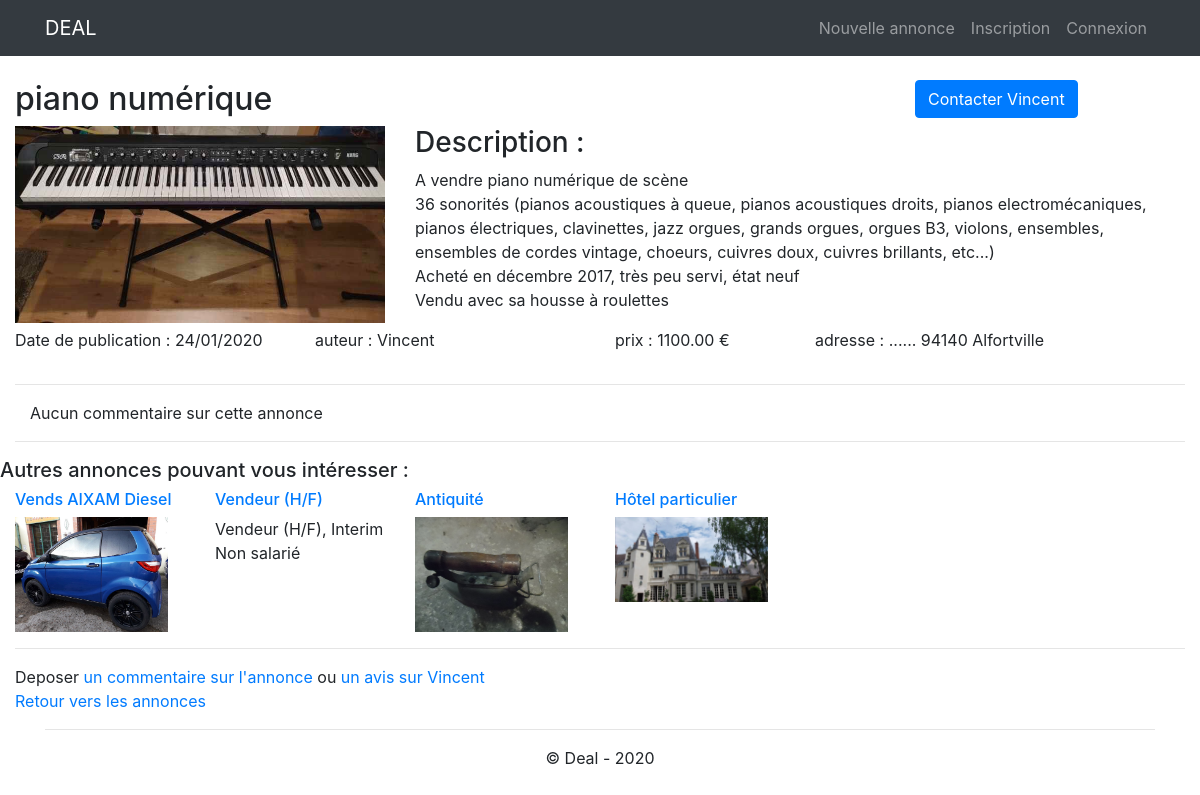
The app's page /fiche_annonce.php?id=18 with its own data.
### tables this page shows
CREATE TABLE IF NOT EXISTS `annonce` (
  `id` int(11) NOT NULL AUTO_INCREMENT,
  `titre` varchar(255) NOT NULL,
  `description_courte` varchar(255) NOT NULL,
  `description_longue` text NOT NULL,
  `prix` float NOT NULL,
  `photo` varchar(255) NOT NULL,
  `pays` varchar(100) NOT NULL,
  `ville` varchar(100) NOT NULL,
  `adresse` text NOT NULL,
  `code_postal` char(5) NOT NULL,
  `membre_id` int(11) DEFAULT NULL,
  `categorie_id` int(11) NOT NULL,
  `date_enregistrement` datetime NOT NULL,
  PRIMARY KEY (`id`),
  KEY `membre_id` (`membre_id`),
  KEY `categorie_id` (`categorie_id`)
);

CREATE TABLE IF NOT EXISTS `membre` (
  `id` int(11) NOT NULL AUTO_INCREMENT,
  `pseudo` varchar(45) NOT NULL,
  `mdp` varchar(255) NOT NULL,
  `nom` varchar(45) NOT NULL,
  `prenom` varchar(45) NOT NULL,
  `telephone` varchar(45) NOT NULL,
  `email` varchar(45) NOT NULL,
  `civilite` enum('M.','Mme') NOT NULL,
  `role` enum('user','admin') NOT NULL,
  `date_enregistrement` datetime NOT NULL,
  PRIMARY KEY (`id`)
);

### inc/functions.php (called while the page is built, shortened)
<?php
function estConnecte()
	{
	return isset($_SESSION['membre']);
	}
function estAdmin ()
	{
	return estConnecte() && $_SESSION['membre']['role']=='admin';
	}
function executerRequete ($requete, $param=array())
	{
	foreach ($param as $marqueur => $variable)
		$param[$marqueur] = htmlspecialchars ($variable);
	global $pdo;
	$resultat = $pdo->prepare($requete);
	if ($resultat->execute($param))
		return $resultat;
	else
		return false;
	}

### inc/init.php (called while the page is built, shortened)
<?php
$pdo = new PDO( 'mysql:host=localhost;dbname=deal'
              , 'root'
              , ''
              , array ( PDO::ATTR_ERRMODE => PDO::ERRMODE_WARNING
              	      , PDO::MYSQL_ATTR_INIT_COMMAND => 'SET NAMES utf8'
              	      )
              );
$contenu = '';
require_once 'functions.php';

### fiche_annonce.php (the view, shortened to what this page needs)
<?php
require_once 'inc/init.php';
$requete = executerRequete ("SELECT annonce.id id,
                                    annonce.titre titre,
                                    description_longue description,
                                    prix,
                                    photo,
                                    pays,
                                    ville,
                                    adresse,
                                    code_postal,
                                    membre.id auteur,
                                    civilite,
                                    pseudo,
                                    email,
                                    categorie.titre categorie,
                                    categorie.id id_categorie,
                                    DATE_FORMAT(annonce.date_enregistrement,'%d/%m/%Y') date
                             FROM annonce
                             RIGHT JOIN membre ON membre_id = membre.id
                             RIGHT JOIN categorie ON categorie_id = categorie.id
                             WHERE annonce.id = :id", array(':id'=>$_GET['id']));
extract($requete->fetch(PDO::FETCH_ASSOC));
$requete = executerRequete ("SELECT * FROM annonce WHERE categorie_id = :categorie_id AND id != :id ORDER BY RAND() LIMIT ".NOMBRE_MAXI_SUGGESTIONS,
                            array ('categorie_id' => $id_categorie, ':id' => $id));
$nombreSuggestions = $requete->rowCount();
if ($nombreSuggestions == 0)
  {
  $requete = executerRequete ("SELECT * FROM annonce WHERE id != :id ORDER BY RAND() LIMIT ".NOMBRE_MAXI_SUGGESTIONS, array (':id' => $id));
  $nombreSuggestions = $requete->rowCount();
  }
if ($nombreSuggestions > 0)
	{
	$suggestion = $requete->fetchAll (PDO::FETCH_ASSOC);
	}
$contenu .= '<br>';
$contenu .= '<div class="row">';
$contenu .=     '<div class="col-sm-9">';
$contenu .=         '<h2>'.$titre.'</h2>';
$contenu .=     '</div>';
$contenu .=     '<div class="col-sm">';
$contenu .=         '<button type="button" class="btn btn-primary" data-toggle="modal" data-target="#modaleContact">Contacter ' .$pseudo. '</button>';
$contenu .=     '</div>';
$contenu .= '</div>';
$contenu .= '<div class="row">';
if (!empty($photo))
	{
	$contenu .= '<div class="col-sm-4">';
	$contenu .=     '<img src='.$photo.' class="zoomable" style="max-width:100%; max-height:300px">';
	$contenu .= '</div>';
	}
$contenu .=     '<div class="col-sm">';
$contenu .=         '<h3>Description :</h3>';
$contenu .=         '<p>'.str_replace(array("\r\n", "\n", "\r"), '<br />', $description).'</p>';
$contenu .=     '</div>';
$contenu .= '</div>';
$contenu .= '<div class="row">';
$contenu .=     '<div class="col-sm-3">';
$contenu .=         '<p>Date de publication : '.$date.'</p>';
$contenu .=     '</div>';
$contenu .=     '<div class="col-sm-3">';
$contenu .=         '<p>';
$contenu .=             'auteur : '.$pseudo;
$contenu .=         '</p>';
$contenu .=     '</div>';
$contenu .=     '<div class="col-sm-2">';
$contenu .=         '<p>prix : '.sprintf("%.02f €",$prix).'</p>';
$contenu .=     '</div>';
$contenu .=     '<div class="col-sm">';
$contenu .=         '<p>adresse : '.$adresse.' '.$code_postal.' '.$ville.'</p>';
$contenu .=     '</div>';
$contenu .= '</div>';
$contenu .= '<hr>';
$contenu .= '<div class="col-sm">';
if (isset ($commentaires))
	{
	$contenu .= '<div class="row">';
	$contenu .= '<p>Commentaires sur cette annonce :</p>';
	$contenu .= '</div>';
	foreach ($commentaires as $commentaire)
		{
		$contenu .= '<div class="row">';
		$contenu .=     '<div class="col-sm-3">';
		$contenu .=         '</p>de '.$commentaire['auteur_commentaire'].', le '.$commentaire['date'].'</p>';
		$contenu .=     '</div>';
		$contenu .=     '<div class="col-sm">';
		$contenu .=         '</p>'.$commentaire['commentaire'].'</p>';
		$contenu .=     '</div>';
		$contenu .= '</div>';
		}
	}
else
	{
	$contenu .= '<p>Aucun commentaire sur cette annonce</p>';
	}
$contenu .= '</div>';
$contenu .= '<hr>';
$contenu .= '<div class="row">';
$contenu .= '<h5>Autres annonces pouvant vous intéresser :</h5>';
$contenu .= '</div>';
$contenu .= '<div class="row">';
for ($i=0; $i<$nombreSuggestions; $i++)
	{
	$contenu .= '<div class="col-sm-2">';
	$contenu .= '<a href=?id='.$suggestion[$i]['id'].'><h6>'.$suggestion[$i]['titre'].'</h6></a>';
	if (empty ($suggestion[$i]['photo']))
		$contenu .= '<p>'.$suggestion[$i]['description_courte'].'</p>';
	else
		$contenu .= '<a href=?id='.$suggestion[$i]['id'].'><img src="'.$suggestion[$i]['photo'].'" style="max-width:90%"></a>';
	$contenu .= '</div>';
	}
$contenu .= '</div>';
$contenu .= '<hr>';
$contenu .= '<div class="row">';
if (estAdmin())
  $contenu .= '<div class="col-sm-7">';
else
  $contenu .= '<div class="col-sm-9">';
if (estConnecte())
	$contenu .= 'Deposer <a data-toggle="modal" href="#modaleCommentaire">un commentaire sur l\'annonce</a> ou <a data-toggle="modal" href="#modaleAvis">un avis sur '.$pseudo.'</a>';
else
	$contenu .= 'Deposer <a data-toggle="modal" href="#modaleConnexion">un commentaire sur l\'annonce</a> ou <a data-toggle="modal" href="#modaleConnexion">un avis sur '.$pseudo.'</a>';
$contenu .= '</div>';
$contenu .= '<div class="col-sm-2">';
$contenu .= '</div>';
$contenu .= '<div class="col-sm">';
$contenu .= '<a href="index.php">Retour vers les annonces</a>';
$contenu .= '</div>';
$contenu .= '</div>';
require_once 'inc/header.php';
require_once 'connexion_modale.php';
?>
<div id="zoom">
</div>
<?php
echo $contenu;
require_once 'inc/footer.php';
?>

### css/style.css (style rules this page uses)
#zoom { position: fixed; display: flex; top: 0; left: 0; width: 100vw; height: 100vh; z-index: -10; justify-content: center; vertical-align: middle; align-items: center; justify-content: center; }

### records on screen
annonce: titre "piano numérique", membre.pseudo "Vincent", photo (picture), description_longue "A vendre piano numérique de scène 36 sonorités (pianos acoustiques à queue, pianos acoustiques droits, pianos electromécaniques, pianos électriques, clavinettes, jazz orgues, grands orgues, orgues B3, violons, ensembles, ensembles de cordes vintage, choeurs, cuivres doux, cuivres brillants, etc...) Acheté en décembre 2017, très peu servi, état neuf Vendu avec sa housse à roulettes", prix "1100.00", adresse "......", code_postal "94140", ville "Alfortville"
annonce: titre "Vends AIXAM Diesel", photo (picture)
annonce: titre "Vendeur (H/F)", description_courte "Vendeur (H/F), Interim Non salarié"
annonce: titre "Antiquité", photo (picture)
annonce: titre "Hôtel particulier", photo (picture)

### other values on screen
$date "24/01/2020"
$contenu "auteur : Vincent"
